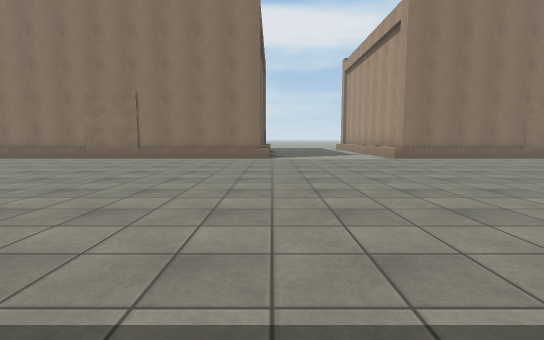
View 1 (above)

24 first-person views from a walk through a Unity game level. The camera is 1.2 m above the floor, tilts 6° down and sees 85° across. The floor is counted in squares, 2 m on a side. Each view is taken from the middle of a square. On the plan, view 1 faces up. The plan holds only what a view shows up to about 9 squares ahead; the rest is blank. The place goes on beyond the plan. The player is left out. Some animated figures are left out. Surface patterns are stand-ins for the level's own textures.

View 2
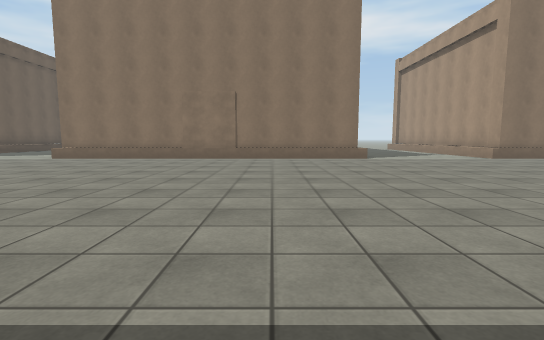

View 3
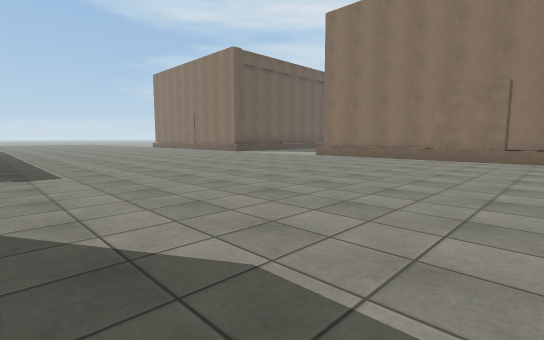

View 4
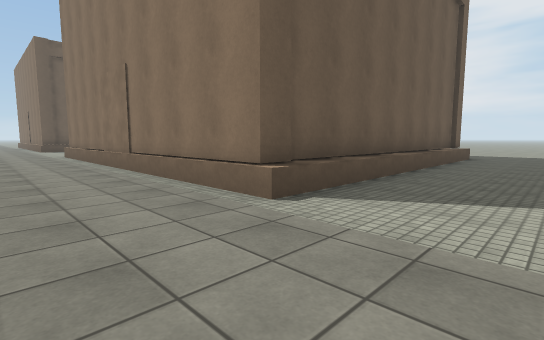

View 5
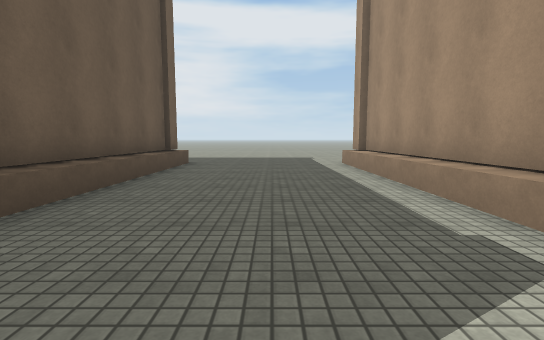

View 6
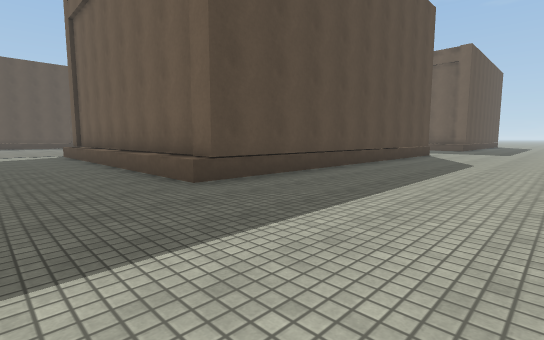

View 7
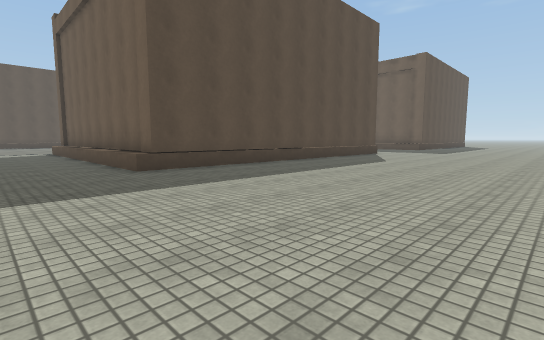

View 8
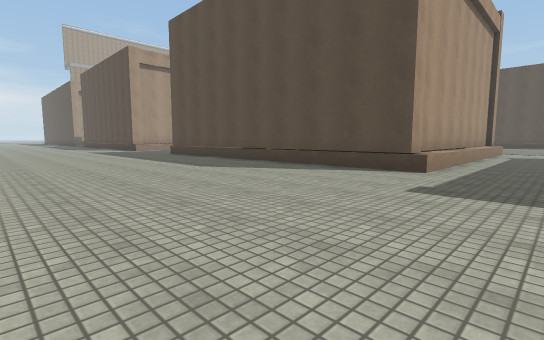

View 9
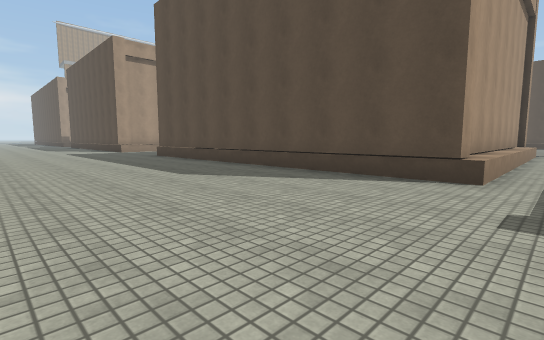

View 10
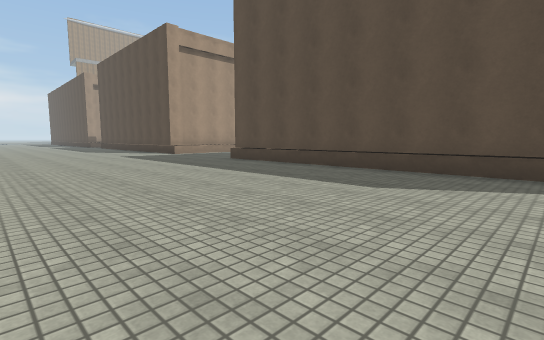

View 11
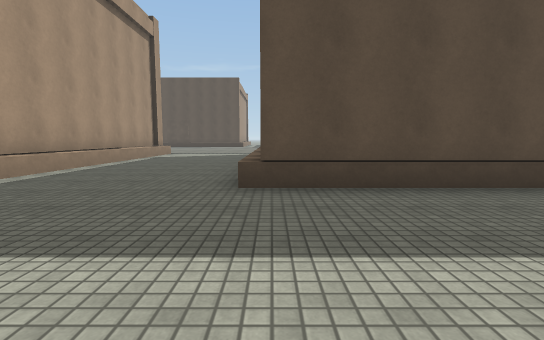

View 12
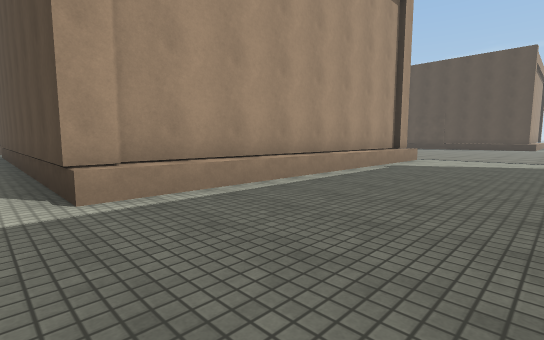

View 13
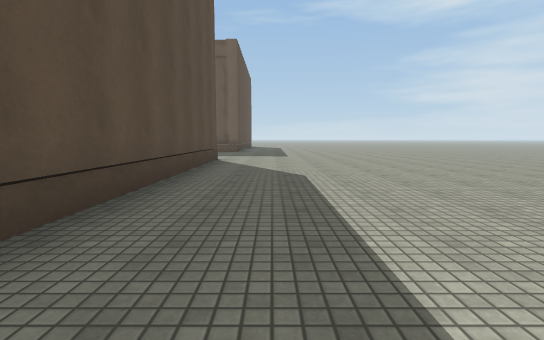

View 14
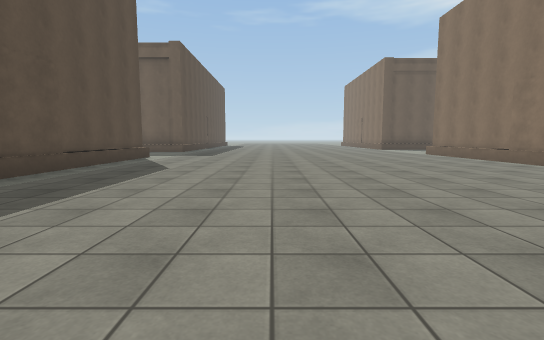

View 15
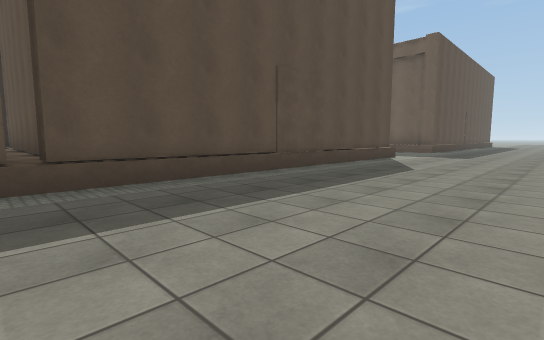

View 16
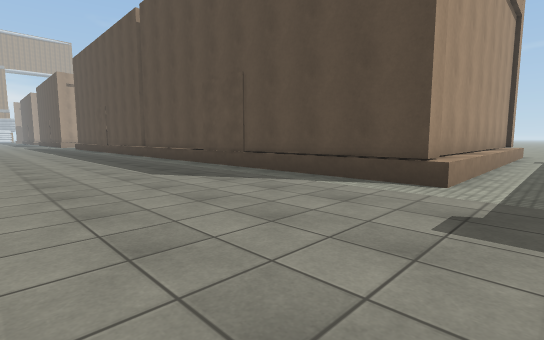

View 17
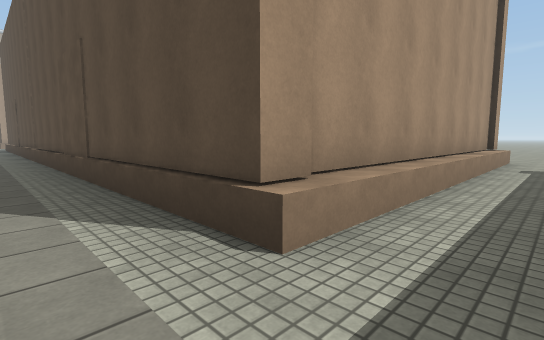

View 18
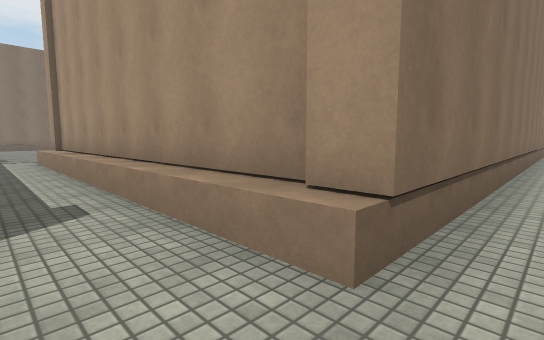

View 19
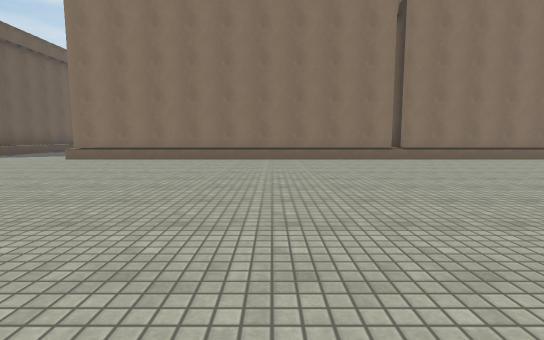

View 20
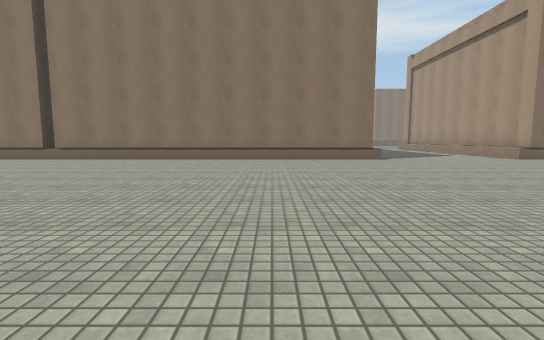

View 21
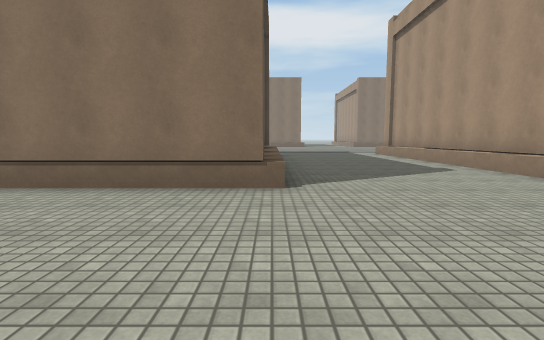

View 22
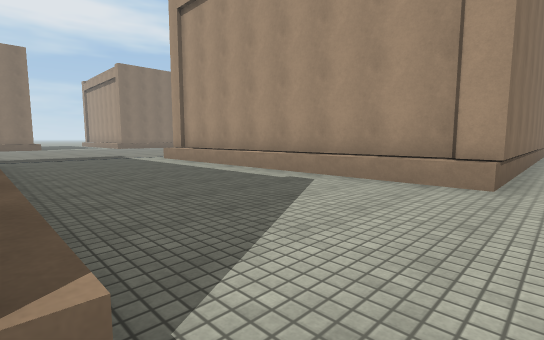

View 23
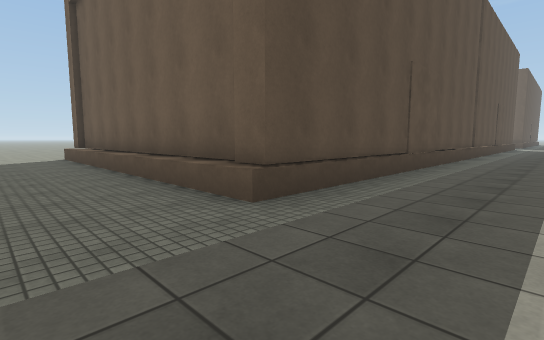

View 24
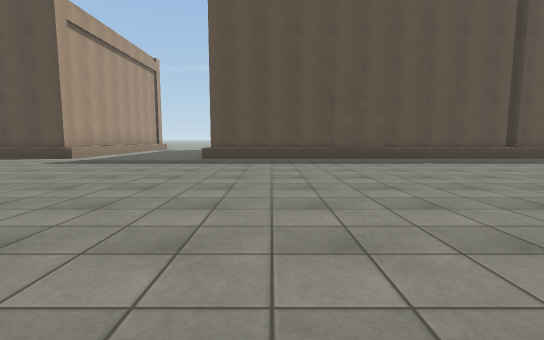

### Floor plan
Key: @ floor where view 1 was taken; . floor; O other object.
Columns run from 9 left of view 1 to 17 right of it. Each row starts with its distance up from view 1.
 23 .........................
 22 ...........................
 21 ...........................
 20 ..........................
 19 .........................
 18 ...........................
 17 OOOOOOOOOO...OOOOOOOOOO...O
 16         OO...O        O...O
 15         OO...O        O...O
 14         OO...O        O...O
 13         OO...O         ...O
 12         OO...O         ...O
 11         OO...O         ...O
 10      O  OO...O         ...O
  9 OOOOOOOOO....OOOOO     ...O
  8 ................. .     ..
  7 ....................
  6 .....................
  5 ......................
  4 .......................
  3 ........................
  2 .........................
  1 .........................
  0 .........@................
 -1 .OOOOOOOOOOOOOOOOOOOO....OO
 -2 .OO      OOO        O...OO
 -3 .OO       O         O...OO
 -4 .OO       O         O...OO
 -5 .OO       O         O...OO
 -6 .OO       O         O...OO
 -7 .OO       O         O...OO
 -8 .OO       O         O...OO
 -9 .OOOOOOOOOOOOOOOOOOOO...OOO
-10 ...........................
-11  .......................
-12  .......................
-13   .....................
-14    ......... .........
-15     .......   .......
-16      .....     .....
-17       ...       ...
-18        .         .

Positions as (right, up) in squares from view 1, and headings:
1: (0, 0), facing up
2: (-3, 0), facing up
3: (-3, 0), facing up-left
4: (2, 7), facing up-left
5: (2, 10), facing up
6: (2, 21), facing down-left
7: (2, 23), facing down-left
8: (2, 23), facing down-right
9: (3, 22), facing down-right
10: (6, 23), facing down-right
11: (13, 21), facing down
12: (14, 18), facing down-right
13: (-1, 19), facing left
14: (2, 3), facing left
15: (2, 3), facing down-left
16: (-9, 3), facing down-right
17: (-9, 0), facing down-right
18: (-9, -10), facing up-right
19: (-2, -18), facing up
20: (8, -18), facing up
21: (11, -13), facing up
22: (11, -10), facing up-right
23: (13, 1), facing down-left
24: (9, 8), facing down
